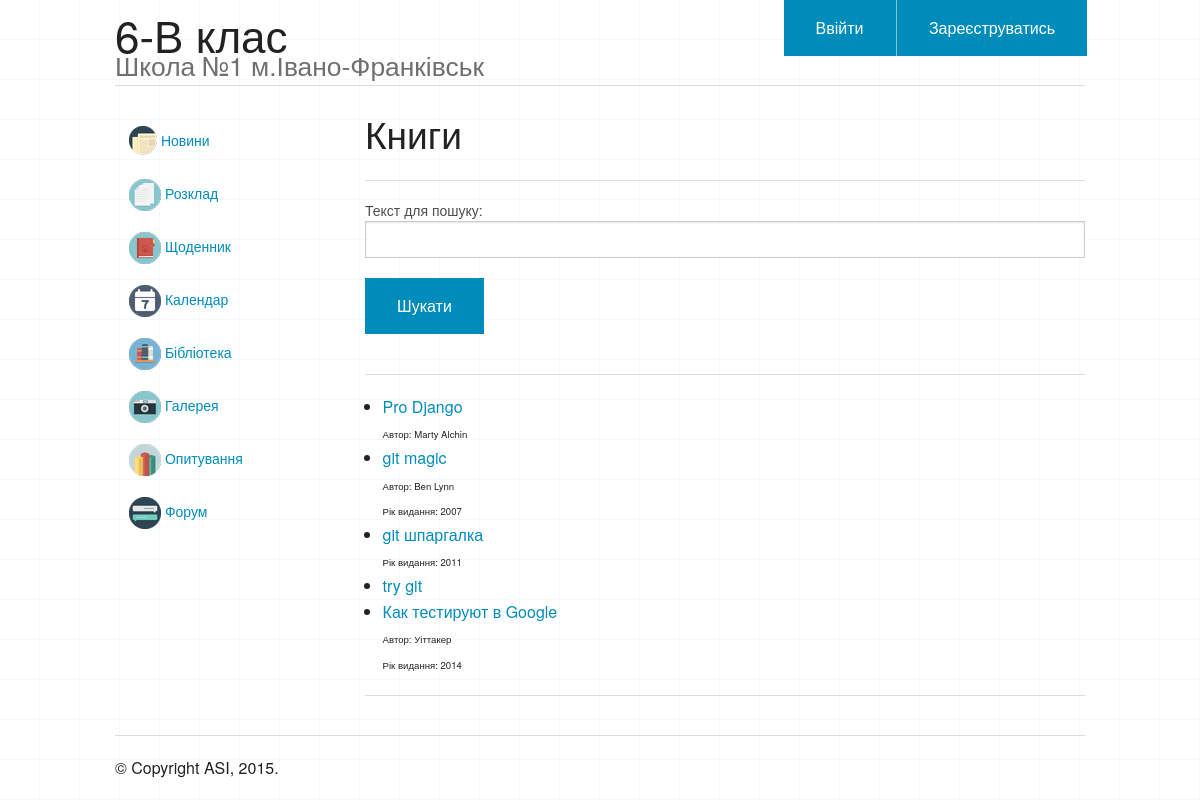
The app's page /library/1/, older data.
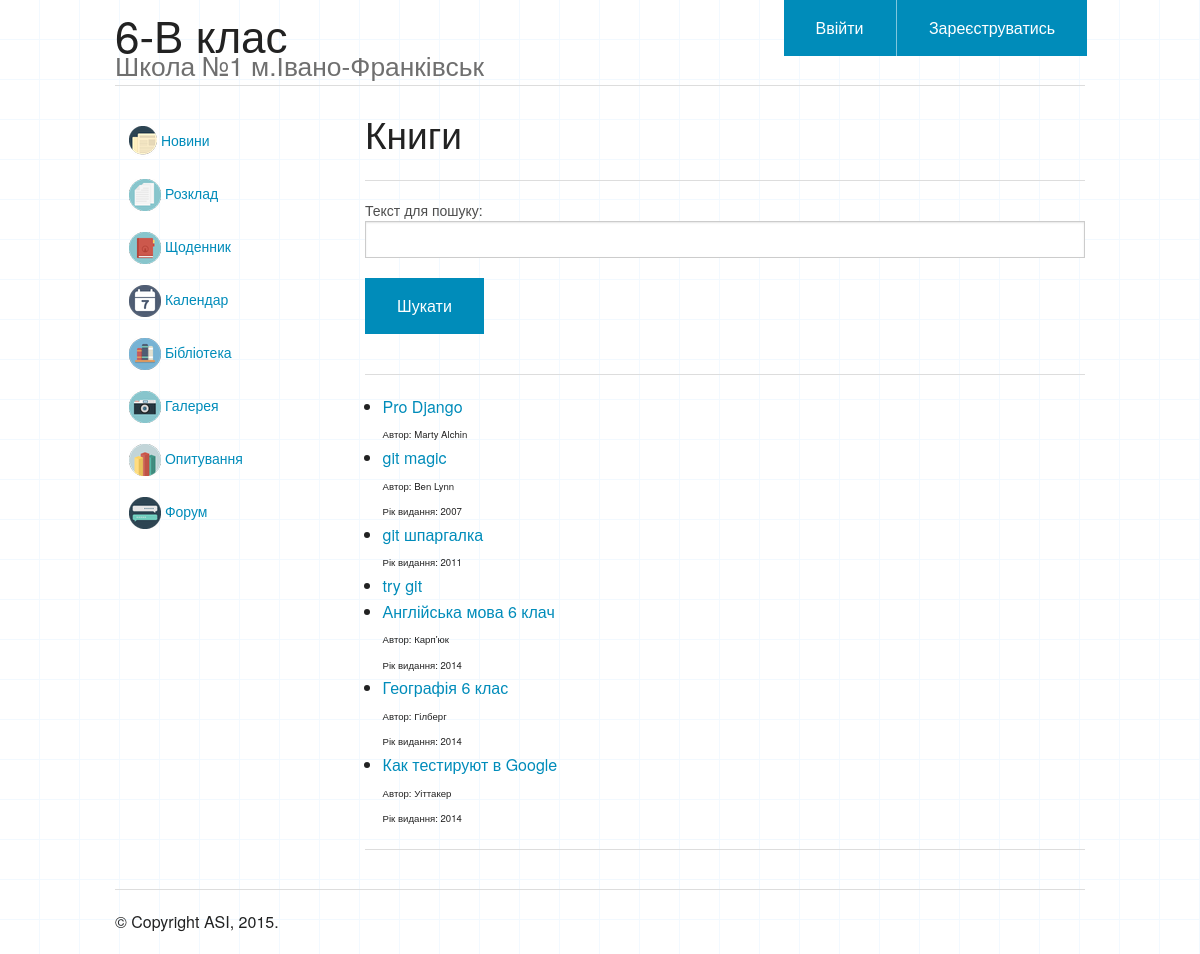
The same page, newer data.
### library/models.py (models this page shows, shortened)
class Book(models.Model):
    library = models.ForeignKey(Library, verbose_name="Бібліотека")
    title = models.CharField(max_length=60, verbose_name="Назва")
    author = models.CharField(max_length=60, verbose_name="Автор книги", blank=True)
    year = models.SmallIntegerField(blank=True, null=True, verbose_name="Рік")
    file = models.FileField(upload_to="library/files/", verbose_name="Файл")
    class Meta:
        ordering = ["title"]

### library/views.py (the view)
# urls.py: url(r'^(?P<lib_id>\d+)/$', views.books),
def books(request, lib_id=1):
    dataset = Book.objects.filter(library_id=lib_id)
    if request.method=="POST":
        if "add_btn" in request.POST:
            search_form = SearchForm()
            form = AddBookForm(request.POST, request.FILES)
            if form.is_valid():
                book = form.save(commit=False)
                book.library_id = lib_id
                book.save()
                return redirect(".")
        if "search_btn" in request.POST:
            form = AddBookForm()
            search_form = SearchForm(request.POST)
            if search_form.is_valid():
                if "search_text" in search_form.cleaned_data:
                    search_text = search_form.cleaned_data["search_text"]
                    dataset = dataset.filter(title__contains=search_text)
    else:
        form = AddBookForm()
        search_form = SearchForm()
    context = {"title": "Книги",
               "form": form,
               "dataset": dataset,
               "search_form": search_form,
               }
    return render(request, "library/books.html", context)

### library/forms.py
class AddBookForm(ModelForm):
    class Meta:
        model = Book
        fields = ("title", "author", "year", "file")

class SearchForm(Form):
    search_text = CharField(max_length=20, label="Текст для пошуку")

### library/templates/library/books.html (shortened to what this page needs)
{% extends "base/base.html" %}
{% block content %}
<h2>{{ title }}</h2>
<hr>
<form method="post" action="">
	{{ search_form.as_p }}
	<input type="submit" value="Шукати" class="submit button" name="search_btn"/>
</form>
<hr>
<ul>
{% if dataset %}
	{% for row in dataset %}
	<li>
		<a href={{ row.file.url }}>{{ row.title }}</a>
		{% if row.author %}
			<br>
			<small>Автор: {{ row.author }} </small>
		{% endif %}
		{% if row.year %}
			<br>
			<small>Рік видання: {{ row.year }} </small>
		{% endif %}
	</li>
	{% endfor %}
{% endif %}
</ul>
<hr>
{% endblock %}

Row changes from the older to the newer data that the page shows:
added Book: title "Англійська мова 6 клач", author "Карп'юк", year "2014"
added Book: title "Географія 6 клас", author "Гілберг", year "2014"
